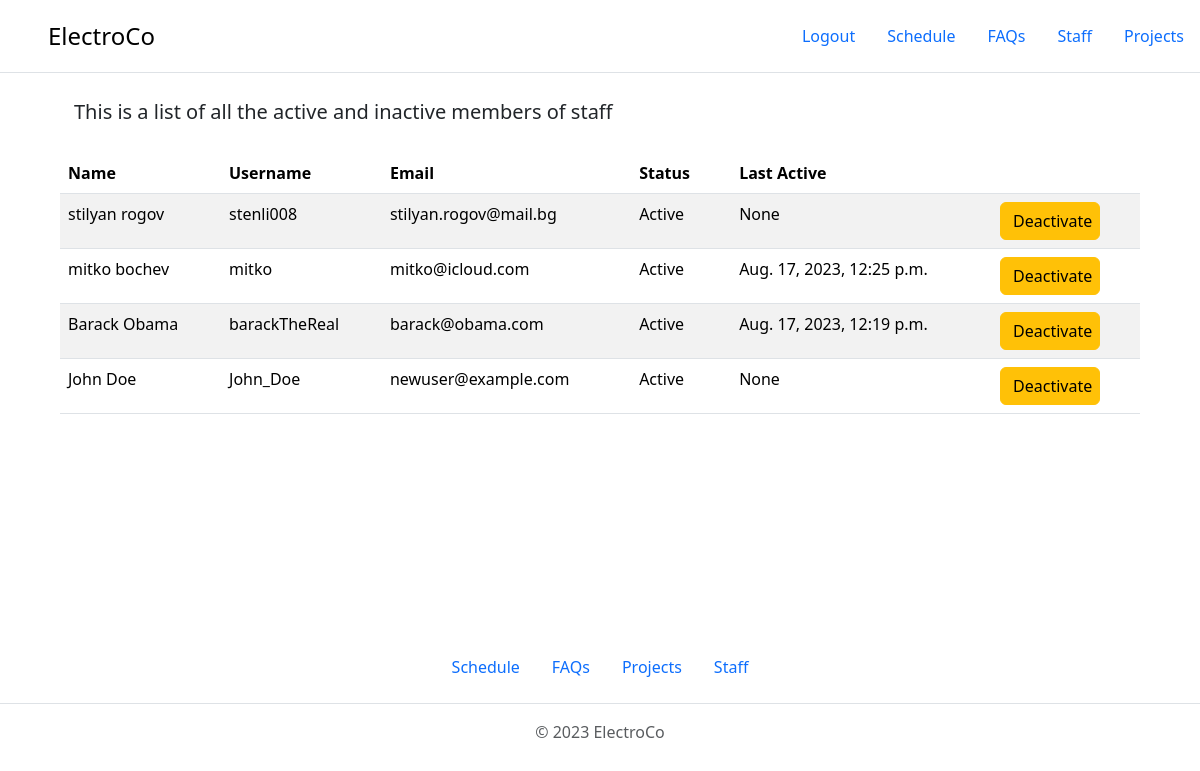
The app's page /staff/ (signed in), older data.
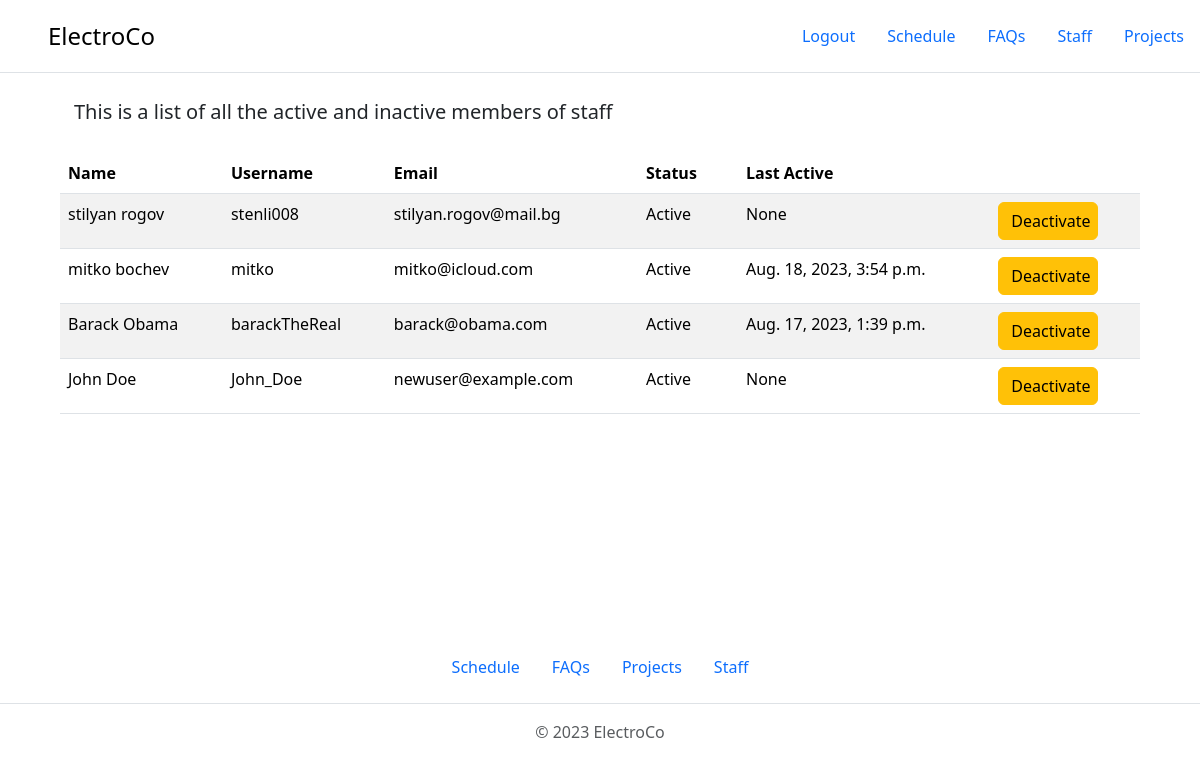
The same page, newer data.
### ProjectManagement/accounts/models.py (models this page shows, shortened)
class WorkerUser(AbstractUser):
    email = models.EmailField(blank=False, null=False)
    first_name = models.CharField(max_length=30, blank=False, null=False)
    last_name = models.CharField(max_length=30, blank=False, null=False)

### ProjectManagement/projects/views.py (the view)
# urls.py: path('staff/', views.projects_staff_page_view, name='project-staff-page'),
@user_passes_test(is_superuser)
def projects_staff_page_view(request):
    workers = WorkerUser.objects.all()
    context = {
        'workers': workers,
    }
    return render(request, 'projects/projects-staff-page.html', context)

### ProjectManagement/projects/views.py (called while the page is built)
def is_superuser(user):
    return user.is_superuser

### templates/projects/projects-staff-page.html (shortened to what this page needs)
{% extends 'base.html' %}
{% load static %}
{% block content %}
    <p class="lead" style="margin-left: 74px;">This is a list of all the active and inactive members of staff</p>
    <table class="table table-striped" style="margin: 10px auto;
                max-width: 90%;">
        <thead>
        <tr>
            <th scope="col">Name</th>
            <th scope="col">Username</th>
            <th scope="col">Email</th>
            <th scope="col" style="width: 100px;">Status</th>
            <th scope="col">Last Active</th>
            <th scope="col"></th>
        </tr>
        </thead>
        <tbody>
        {% for worker in workers %}
            {% if not worker.is_staff %}
                <tr>
                    <td>{{ worker.get_full_name }}</td>
                    <td>{{ worker.username }}</td>
                    <td>{{ worker.email }}</td>
                    <td style="max-width: 100px">
                    <span id="status-{{ worker.pk }}">
                        {% if worker.is_active %}
                            Active
                        {% else %}
                            Inactive
                        {% endif %}
                            </span>
                    </td>
                    <td>{{ worker.last_login }}</td>
                    <td>
                        <button data-pk="{{ worker.pk }}" type="button"
                                class="btn btn-warning toggle-worker-btn"
                                style="width: 100px">
                            {% if worker.is_active %}
                                Deactivate
                            {% else %}
                                Activate
                            {% endif %}
                        </button>
                    </td>
                </tr>
            {% endif %}
        {% endfor %}
        </tbody>
    </table>
{% endblock %}

Row changes from the older to the newer data that the page shows:
changed WorkerUser "mitko bochev": last_login "Aug. 17, 2023, 12:25 p.m." → "Aug. 18, 2023, 3:54 p.m."
changed WorkerUser "Barack Obama": last_login "Aug. 17, 2023, 12:19 p.m." → "Aug. 17, 2023, 1:39 p.m."
